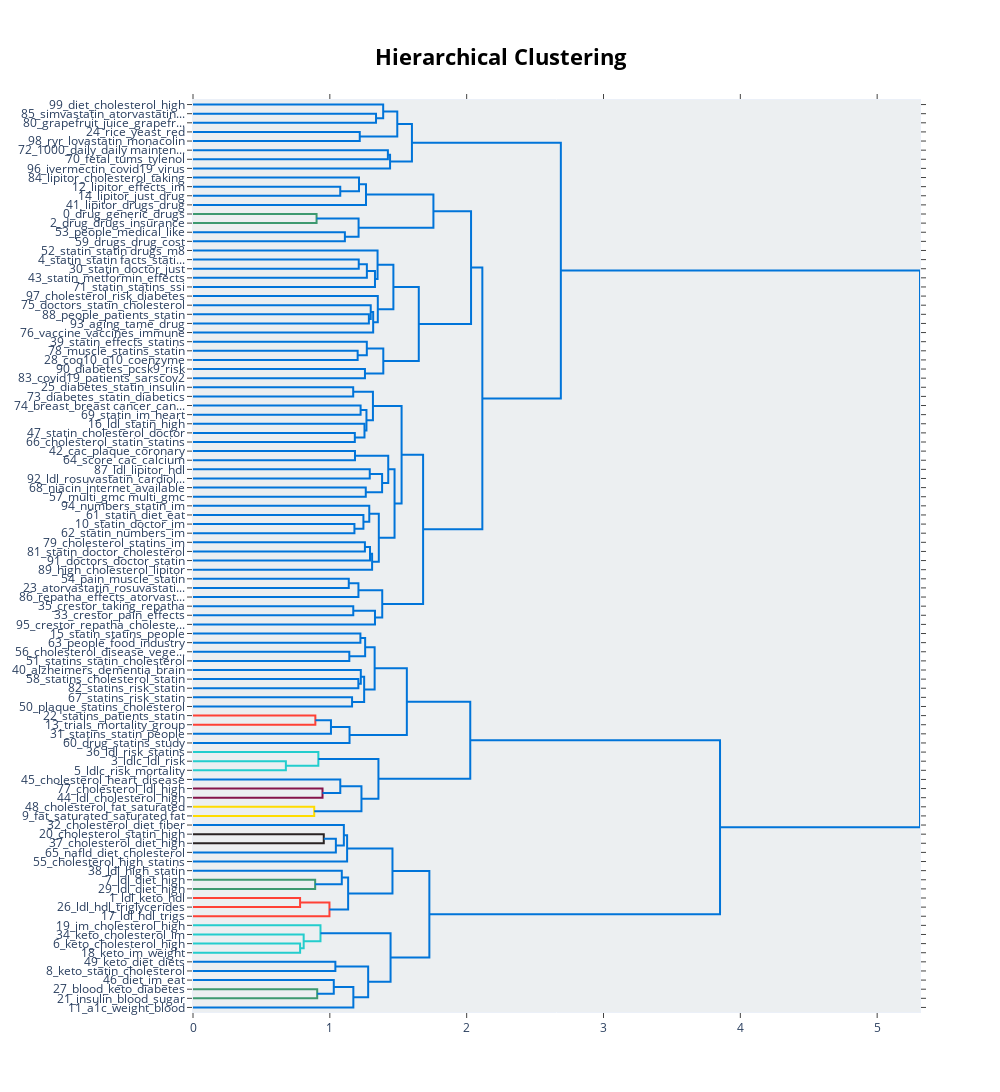

The notebook cell this image was saved under:
### Code cell
bk_means_topic_model.visualize_hierarchy()

### Figure 1 — Plotly figure (JSON) as saved in the notebook; plotly's stock layout.template omitted (floating-point values rounded to 4 significant figures)
{"data": [{"hoverinfo": "text", "marker": {"color": "rgb(0,116,217)"}, "mode": "lines", "type": "scatter", "x": [0, 1.338, 1.338, 0], "xaxis": "x", "y": [-15, -15, -25, -25], "yaxis": "y"}, {"hoverinfo": "text", "marker": {"color": "rgb(0,116,217)"}, "mode": "lines", "type": "scatter", "x": [0, 1.39, 1.39, 1.338], "xaxis": "x", "y": [-5, -5, -20, -20], "yaxis": "y"}, {"hoverinfo": "text", "marker": {"color": "rgb(0,116,217)"}, "mode": "lines", "type": "scatter", "x": [0, 1.219, 1.219, 0], "xaxis": "x", "y": [-35, -35, -45, -45], "yaxis": "y"}, {"hoverinfo": "text", "marker": {"color": "rgb(0,116,217)"}, "mode": "lines", "type": "scatter", "x": [1.39, 1.493, 1.493, 1.219], "xaxis": "x", "y": [-12.5, -12.5, -40, -40], "yaxis": "y"}, {"hoverinfo": "text", "marker": {"color": "rgb(0,116,217)"}, "mode": "lines", "type": "scatter", "x": [0, 1.424, 1.424, 0], "xaxis": "x", "y": [-55, -55, -65, -65], "yaxis": "y"}, {"hoverinfo": "text", "marker": {"color": "rgb(0,116,217)"}, "mode": "lines", "type": "scatter", "x": [1.424, 1.44, 1.44, 0], "xaxis": "x", "y": [-60, -60, -75, -75], "yaxis": "y"}, {"hoverinfo": "text", "marker": {"color": "rgb(0,116,217)"}, "mode": "lines", "type": "scatter", "x": [1.493, 1.6, 1.6, 1.44], "xaxis": "x", "y": [-26.25, -26.25, -67.5, -67.5], "yaxis": "y"}, {"hoverinfo": "text", "marker": {"color": "rgb(0,116,217)"}, "mode": "lines", "type": "scatter", "x": [0, 1.076, 1.076, 0], "xaxis": "x", "y": [-95, -95, -105, -105], "yaxis": "y"}, {"hoverinfo": "text", "marker": {"color": "rgb(0,116,217)"}, "mode": "lines", "type": "scatter", "x": [0, 1.213, 1.213, 1.076], "xaxis": "x", "y": [-85, -85, -100, -100], "yaxis": "y"}, {"hoverinfo": "text", "marker": {"color": "rgb(0,116,217)"}, "mode": "lines", "type": "scatter", "x": [1.213, 1.264, 1.264, 0], "xaxis": "x", "y": [-92.5, -92.5, -115, -115], "yaxis": "y"}, {"hoverinfo": "text", "marker": {"color": "rgb(61,153,112)"}, "mode": "lines", "type": "scatter", "x": [0, 0.9031, 0.9031, 0], "xaxis": "x", "y": [-125, -125, -135, -135], "yaxis": "y"}, {"hoverinfo": "text", "marker": {"color": "rgb(0,116,217)"}, "mode": "lines", "type": "scatter", "x": [0, 1.11, 1.11, 0], "xaxis": "x", "y": [-145, -145, -155, -155], "yaxis": "y"}, {"hoverinfo": "text", "marker": {"color": "rgb(0,116,217)"}, "mode": "lines", "type": "scatter", "x": [0.9031, 1.21, 1.21, 1.11], "xaxis": "x", "y": [-130, -130, -150, -150], "yaxis": "y"}, {"hoverinfo": "text", "marker": {"color": "rgb(0,116,217)"}, "mode": "lines", "type": "scatter", "x": [1.264, 1.757, 1.757, 1.21], "xaxis": "x", "y": [-103.8, -103.8, -140, -140], "yaxis": "y"}, {"hoverinfo": "text", "marker": {"color": "rgb(0,116,217)"}, "mode": "lines", "type": "scatter", "x": [0, 1.211, 1.211, 0], "xaxis": "x", "y": [-175, -175, -185, -185], "yaxis": "y"}, {"hoverinfo": "text", "marker": {"color": "rgb(0,116,217)"}, "mode": "lines", "type": "scatter", "x": [1.211, 1.271, 1.271, 0], "xaxis": "x", "y": [-180, -180, -195, -195], "yaxis": "y"}, {"hoverinfo": "text", "marker": {"color": "rgb(0,116,217)"}, "mode": "lines", "type": "scatter", "x": [1.271, 1.33, 1.33, 0], "xaxis": "x", "y": [-187.5, -187.5, -205, -205], "yaxis": "y"}, {"hoverinfo": "text", "marker": {"color": "rgb(0,116,217)"}, "mode": "lines", "type": "scatter", "x": [0, 1.349, 1.349, 1.33], "xaxis": "x", "y": [-165, -165, -196.2, -196.2], "yaxis": "y"}, {"hoverinfo": "text", "marker": {"color": "rgb(0,116,217)"}, "mode": "lines", "type": "scatter", "x": [0, 1.285, 1.285, 0], "xaxis": "x", "y": [-235, -235, -245, -245], "yaxis": "y"}, {"hoverinfo": "text", "marker": {"color": "rgb(0,116,217)"}, "mode": "lines", "type": "scatter", "x": [0, 1.299, 1.299, 1.285], "xaxis": "x", "y": [-225, -225, -240, -240], "yaxis": "y"}, {"hoverinfo": "text", "marker": {"color": "rgb(0,116,217)"}, "mode": "lines", "type": "scatter", "x": [1.299, 1.317, 1.317, 0], "xaxis": "x", "y": [-232.5, -232.5, -255, -255], "yaxis": "y"}, {"hoverinfo": "text", "marker": {"color": "rgb(0,116,217)"}, "mode": "lines", "type": "scatter", "x": [0, 1.351, 1.351, 1.317], "xaxis": "x", "y": [-215, -215, -243.8, -243.8], "yaxis": "y"}, {"hoverinfo": "text", "marker": {"color": "rgb(0,116,217)"}, "mode": "lines", "type": "scatter", "x": [1.349, 1.464, 1.464, 1.351], "xaxis": "x", "y": [-180.6, -180.6, -229.4, -229.4], "yaxis": "y"}, {"hoverinfo": "text", "marker": {"color": "rgb(0,116,217)"}, "mode": "lines", "type": "scatter", "x": [0, 1.203, 1.203, 0], "xaxis": "x", "y": [-275, -275, -285, -285], "yaxis": "y"}, {"hoverinfo": "text", "marker": {"color": "rgb(0,116,217)"}, "mode": "lines", "type": "scatter", "x": [0, 1.27, 1.27, 1.203], "xaxis": "x", "y": [-265, -265, -280, -280], "yaxis": "y"}, {"hoverinfo": "text", "marker": {"color": "rgb(0,116,217)"}, "mode": "lines", "type": "scatter", "x": [0, 1.257, 1.257, 0], "xaxis": "x", "y": [-295, -295, -305, -305], "yaxis": "y"}, {"hoverinfo": "text", "marker": {"color": "rgb(0,116,217)"}, "mode": "lines", "type": "scatter", "x": [1.27, 1.391, 1.391, 1.257], "xaxis": "x", "y": [-272.5, -272.5, -300, -300], "yaxis": "y"}, {"hoverinfo": "text", "marker": {"color": "rgb(0,116,217)"}, "mode": "lines", "type": "scatter", "x": [1.464, 1.65, 1.65, 1.391], "xaxis": "x", "y": [-205, -205, -286.2, -286.2], "yaxis": "y"}, {"hoverinfo": "text", "marker": {"color": "rgb(0,116,217)"}, "mode": "lines", "type": "scatter", "x": [1.757, 2.032, 2.032, 1.65], "xaxis": "x", "y": [-121.9, -121.9, -245.6, -245.6], "yaxis": "y"}, {"hoverinfo": "text", "marker": {"color": "rgb(0,116,217)"}, "mode": "lines", "type": "scatter", "x": [0, 1.171, 1.171, 0], "xaxis": "x", "y": [-315, -315, -325, -325], "yaxis": "y"}, {"hoverinfo": "text", "marker": {"color": "rgb(0,116,217)"}, "mode": "lines", "type": "scatter", "x": [0, 1.225, 1.225, 0], "xaxis": "x", "y": [-335, -335, -345, -345], "yaxis": "y"}, {"hoverinfo": "text", "marker": {"color": "rgb(0,116,217)"}, "mode": "lines", "type": "scatter", "x": [0, 1.183, 1.183, 0], "xaxis": "x", "y": [-365, -365, -375, -375], "yaxis": "y"}, {"hoverinfo": "text", "marker": {"color": "rgb(0,116,217)"}, "mode": "lines", "type": "scatter", "x": [0, 1.253, 1.253, 1.183], "xaxis": "x", "y": [-355, -355, -370, -370], "yaxis": "y"}, {"hoverinfo": "text", "marker": {"color": "rgb(0,116,217)"}, "mode": "lines", "type": "scatter", "x": [1.225, 1.268, 1.268, 1.253], "xaxis": "x", "y": [-340, -340, -362.5, -362.5], "yaxis": "y"}, {"hoverinfo": "text", "marker": {"color": "rgb(0,116,217)"}, "mode": "lines", "type": "scatter", "x": [1.171, 1.315, 1.315, 1.268], "xaxis": "x", "y": [-320, -320, -351.2, -351.2], "yaxis": "y"}, {"hoverinfo": "text", "marker": {"color": "rgb(0,116,217)"}, "mode": "lines", "type": "scatter", "x": [0, 1.184, 1.184, 0], "xaxis": "x", "y": [-385, -385, -395, -395], "yaxis": "y"}, {"hoverinfo": "text", "marker": {"color": "rgb(0,116,217)"}, "mode": "lines", "type": "scatter", "x": [0, 1.292, 1.292, 0], "xaxis": "x", "y": [-405, -405, -415, -415], "yaxis": "y"}, {"hoverinfo": "text", "marker": {"color": "rgb(0,116,217)"}, "mode": "lines", "type": "scatter", "x": [0, 1.263, 1.263, 0], "xaxis": "x", "y": [-425, -425, -435, -435], "yaxis": "y"}, {"hoverinfo": "text", "marker": {"color": "rgb(0,116,217)"}, "mode": "lines", "type": "scatter", "x": [1.292, 1.382, 1.382, 1.263], "xaxis": "x", "y": [-410, -410, -430, -430], "yaxis": "y"}, {"hoverinfo": "text", "marker": {"color": "rgb(0,116,217)"}, "mode": "lines", "type": "scatter", "x": [1.184, 1.427, 1.427, 1.382], "xaxis": "x", "y": [-390, -390, -420, -420], "yaxis": "y"}, {"hoverinfo": "text", "marker": {"color": "rgb(0,116,217)"}, "mode": "lines", "type": "scatter", "x": [0, 1.18, 1.18, 0], "xaxis": "x", "y": [-465, -465, -475, -475], "yaxis": "y"}, {"hoverinfo": "text", "marker": {"color": "rgb(0,116,217)"}, "mode": "lines", "type": "scatter", "x": [0, 1.245, 1.245, 1.18], "xaxis": "x", "y": [-455, -455, -470, -470], "yaxis": "y"}, {"hoverinfo": "text", "marker": {"color": "rgb(0,116,217)"}, "mode": "lines", "type": "scatter", "x": [0, 1.288, 1.288, 1.245], "xaxis": "x", "y": [-445, -445, -462.5, -462.5], "yaxis": "y"}, {"hoverinfo": "text", "marker": {"color": "rgb(0,116,217)"}, "mode": "lines", "type": "scatter", "x": [0, 1.256, 1.256, 0], "xaxis": "x", "y": [-485, -485, -495, -495], "yaxis": "y"}, {"hoverinfo": "text", "marker": {"color": "rgb(0,116,217)"}, "mode": "lines", "type": "scatter", "x": [1.256, 1.294, 1.294, 0], "xaxis": "x", "y": [-490, -490, -505, -505], "yaxis": "y"}, {"hoverinfo": "text", "marker": {"color": "rgb(0,116,217)"}, "mode": "lines", "type": "scatter", "x": [1.294, 1.309, 1.309, 0], "xaxis": "x", "y": [-497.5, -497.5, -515, -515], "yaxis": "y"}, {"hoverinfo": "text", "marker": {"color": "rgb(0,116,217)"}, "mode": "lines", "type": "scatter", "x": [1.288, 1.358, 1.358, 1.309], "xaxis": "x", "y": [-453.8, -453.8, -506.2, -506.2], "yaxis": "y"}, {"hoverinfo": "text", "marker": {"color": "rgb(0,116,217)"}, "mode": "lines", "type": "scatter", "x": [1.427, 1.473, 1.473, 1.358], "xaxis": "x", "y": [-405, -405, -480, -480], "yaxis": "y"}, {"hoverinfo": "text", "marker": {"color": "rgb(0,116,217)"}, "mode": "lines", "type": "scatter", "x": [1.315, 1.524, 1.524, 1.473], "xaxis": "x", "y": [-335.6, -335.6, -442.5, -442.5], "yaxis": "y"}, {"hoverinfo": "text", "marker": {"color": "rgb(0,116,217)"}, "mode": "lines", "type": "scatter", "x": [0, 1.138, 1.138, 0], "xaxis": "x", "y": [-525, -525, -535, -535], "yaxis": "y"}, {"hoverinfo": "text", "marker": {"color": "rgb(0,116,217)"}, "mode": "lines", "type": "scatter", "x": [1.138, 1.209, 1.209, 0], "xaxis": "x", "y": [-530, -530, -545, -545], "yaxis": "y"}, {"hoverinfo": "text", "marker": {"color": "rgb(0,116,217)"}, "mode": "lines", "type": "scatter", "x": [0, 1.171, 1.171, 0], "xaxis": "x", "y": [-555, -555, -565, -565], "yaxis": "y"}, {"hoverinfo": "text", "marker": {"color": "rgb(0,116,217)"}, "mode": "lines", "type": "scatter", "x": [1.171, 1.33, 1.33, 0], "xaxis": "x", "y": [-560, -560, -575, -575], "yaxis": "y"}, {"hoverinfo": "text", "marker": {"color": "rgb(0,116,217)"}, "mode": "lines", "type": "scatter", "x": [1.209, 1.383, 1.383, 1.33], "xaxis": "x", "y": [-537.5, -537.5, -567.5, -567.5], "yaxis": "y"}, {"hoverinfo": "text", "marker": {"color": "rgb(0,116,217)"}, "mode": "lines", "type": "scatter", "x": [1.524, 1.682, 1.682, 1.383], "xaxis": "x", "y": [-389.1, -389.1, -552.5, -552.5], "yaxis": "y"}, {"hoverinfo": "text", "marker": {"color": "rgb(0,116,217)"}, "mode": "lines", "type": "scatter", "x": [2.032, 2.115, 2.115, 1.682], "xaxis": "x", "y": [-183.8, -183.8, -470.8, -470.8], "yaxis": "y"}, {"hoverinfo": "text", "marker": {"color": "rgb(0,116,217)"}, "mode": "lines", "type": "scatter", "x": [1.6, 2.688, 2.688, 2.115], "xaxis": "x", "y": [-46.88, -46.88, -327.3, -327.3], "yaxis": "y"}, {"hoverinfo": "text", "marker": {"color": "rgb(0,116,217)"}, "mode": "lines", "type": "scatter", "x": [0, 1.223, 1.223, 0], "xaxis": "x", "y": [-585, -585, -595, -595], "yaxis": "y"}, {"hoverinfo": "text", "marker": {"color": "rgb(0,116,217)"}, "mode": "lines", "type": "scatter", "x": [0, 1.142, 1.142, 0], "xaxis": "x", "y": [-605, -605, -615, -615], "yaxis": "y"}, {"hoverinfo": "text", "marker": {"color": "rgb(0,116,217)"}, "mode": "lines", "type": "scatter", "x": [1.223, 1.258, 1.258, 1.142], "xaxis": "x", "y": [-590, -590, -610, -610], "yaxis": "y"}, {"hoverinfo": "text", "marker": {"color": "rgb(0,116,217)"}, "mode": "lines", "type": "scatter", "x": [0, 1.209, 1.209, 0], "xaxis": "x", "y": [-635, -635, -645, -645], "yaxis": "y"}, {"hoverinfo": "text", "marker": {"color": "rgb(0,116,217)"}, "mode": "lines", "type": "scatter", "x": [0, 1.226, 1.226, 1.209], "xaxis": "x", "y": [-625, -625, -640, -640], "yaxis": "y"}, {"hoverinfo": "text", "marker": {"color": "rgb(0,116,217)"}, "mode": "lines", "type": "scatter", "x": [0, 1.162, 1.162, 0], "xaxis": "x", "y": [-655, -655, -665, -665], "yaxis": "y"}, {"hoverinfo": "text", "marker": {"color": "rgb(0,116,217)"}, "mode": "lines", "type": "scatter", "x": [1.226, 1.251, 1.251, 1.162], "xaxis": "x", "y": [-632.5, -632.5, -660, -660], "yaxis": "y"}, {"hoverinfo": "text", "marker": {"color": "rgb(0,116,217)"}, "mode": "lines", "type": "scatter", "x": [1.258, 1.327, 1.327, 1.251], "xaxis": "x", "y": [-600, -600, -646.2, -646.2], "yaxis": "y"}, {"hoverinfo": "text", "marker": {"color": "rgb(255,65,54)"}, "mode": "lines", "type": "scatter", "x": [0, 0.8942, 0.8942, 0], "xaxis": "x", "y": [-675, -675, -685, -685], "yaxis": "y"}, {"hoverinfo": "text", "marker": {"color": "rgb(0,116,217)"}, "mode": "lines", "type": "scatter", "x": [0.8942, 1.008, 1.008, 0], "xaxis": "x", "y": [-680, -680, -695, -695], "yaxis": "y"}, {"hoverinfo": "text", "marker": {"color": "rgb(0,116,217)"}, "mode": "lines", "type": "scatter", "x": [1.008, 1.144, 1.144, 0], "xaxis": "x", "y": [-687.5, -687.5, -705, -705], "yaxis": "y"}, {"hoverinfo": "text", "marker": {"color": "rgb(0,116,217)"}, "mode": "lines", "type": "scatter", "x": [1.327, 1.563, 1.563, 1.144], "xaxis": "x", "y": [-623.1, -623.1, -696.2, -696.2], "yaxis": "y"}, {"hoverinfo": "text", "marker": {"color": "rgb(35,205,205)"}, "mode": "lines", "type": "scatter", "x": [0, 0.6787, 0.6787, 0], "xaxis": "x", "y": [-725, -725, -735, -735], "yaxis": "y"}, {"hoverinfo": "text", "marker": {"color": "rgb(35,205,205)"}, "mode": "lines", "type": "scatter", "x": [0, 0.916, 0.916, 0.6787], "xaxis": "x", "y": [-715, -715, -730, -730], "yaxis": "y"}, {"hoverinfo": "text", "marker": {"color": "rgb(133,20,75)"}, "mode": "lines", "type": "scatter", "x": [0, 0.9466, 0.9466, 0], "xaxis": "x", "y": [-755, -755, -765, -765], "yaxis": "y"}, {"hoverinfo": "text", "marker": {"color": "rgb(0,116,217)"}, "mode": "lines", "type": "scatter", "x": [0, 1.076, 1.076, 0.9466], "xaxis": "x", "y": [-745, -745, -760, -760], "yaxis": "y"}, {"hoverinfo": "text", "marker": {"color": "rgb(255,220,0)"}, "mode": "lines", "type": "scatter", "x": [0, 0.8859, 0.8859, 0], "xaxis": "x", "y": [-775, -775, -785, -785], "yaxis": "y"}, {"hoverinfo": "text", "marker": {"color": "rgb(0,116,217)"}, "mode": "lines", "type": "scatter", "x": [1.076, 1.231, 1.231, 0.8859], "xaxis": "x", "y": [-752.5, -752.5, -780, -780], "yaxis": "y"}, {"hoverinfo": "text", "marker": {"color": "rgb(0,116,217)"}, "mode": "lines", "type": "scatter", "x": [0.916, 1.355, 1.355, 1.231], "xaxis": "x", "y": [-722.5, -722.5, -766.2, -766.2], "yaxis": "y"}, {"hoverinfo": "text", "marker": {"color": "rgb(0,116,217)"}, "mode": "lines", "type": "scatter", "x": [1.563, 2.026, 2.026, 1.355], "xaxis": "x", "y": [-659.7, -659.7, -744.4, -744.4], "yaxis": "y"}, {"hoverinfo": "text", "marker": {"color": "rgb(40,35,35)"}, "mode": "lines", "type": "scatter", "x": [0, 0.9557, 0.9557, 0], "xaxis": "x", "y": [-805, -805, -815, -815], "yaxis": "y"}, {"hoverinfo": "text", "marker": {"color": "rgb(0,116,217)"}, "mode": "lines", "type": "scatter", "x": [0.9557, 1.044, 1.044, 0], "xaxis": "x", "y": [-810, -810, -825, -825], "yaxis": "y"}, {"hoverinfo": "text", "marker": {"color": "rgb(0,116,217)"}, "mode": "lines", "type": "scatter", "x": [0, 1.102, 1.102, 1.044], "xaxis": "x", "y": [-795, -795, -817.5, -817.5], "yaxis": "y"}, {"hoverinfo": "text", "marker": {"color": "rgb(0,116,217)"}, "mode": "lines", "type": "scatter", "x": [1.102, 1.126, 1.126, 0], "xaxis": "x", "y": [-806.2, -806.2, -835, -835], "yaxis": "y"}, {"hoverinfo": "text", "marker": {"color": "rgb(61,153,112)"}, "mode": "lines", "type": "scatter", "x": [0, 0.8928, 0.8928, 0], "xaxis": "x", "y": [-855, -855, -865, -865], "yaxis": "y"}, {"hoverinfo": "text", "marker": {"color": "rgb(0,116,217)"}, "mode": "lines", "type": "scatter", "x": [0, 1.087, 1.087, 0.8928], "xaxis": "x", "y": [-845, -845, -860, -860], "yaxis": "y"}, {"hoverinfo": "text", "marker": {"color": "rgb(255,65,54)"}, "mode": "lines", "type": "scatter", "x": [0, 0.7826, 0.7826, 0], "xaxis": "x", "y": [-875, -875, -885, -885], "yaxis": "y"}, {"hoverinfo": "text", "marker": {"color": "rgb(255,65,54)"}, "mode": "lines", "type": "scatter", "x": [0.7826, 0.9973, 0.9973, 0], "xaxis": "x", "y": [-880, -880, -895, -895], "yaxis": "y"}, {"hoverinfo": "text", "marker": {"color": "rgb(0,116,217)"}, "mode": "lines", "type": "scatter", "x": [1.087, 1.134, 1.134, 0.9973], "xaxis": "x", "y": [-852.5, -852.5, -887.5, -887.5], "yaxis": "y"}, {"hoverinfo": "text", "marker": {"color": "rgb(0,116,217)"}, "mode": "lines", "type": "scatter", "x": [1.126, 1.458, 1.458, 1.134], "xaxis": "x", "y": [-820.6, -820.6, -870, -870], "yaxis": "y"}, {"hoverinfo": "text", "marker": {"color": "rgb(35,205,205)"}, "mode": "lines", "type": "scatter", "x": [0, 0.7828, 0.7828, 0], "xaxis": "x", "y": [-925, -925, -935, -935], "yaxis": "y"}, {"hoverinfo": "text", "marker": {"color": "rgb(35,205,205)"}, "mode": "lines", "type": "scatter", "x": [0, 0.8088, 0.8088, 0.7828], "xaxis": "x", "y": [-915, -915, -930, -930], "yaxis": "y"}, {"hoverinfo": "text", "marker": {"color": "rgb(35,205,205)"}, "mode": "lines", "type": "scatter", "x": [0, 0.9316, 0.9316, 0.8088], "xaxis": "x", "y": [-905, -905, -922.5, -922.5], "yaxis": "y"}, {"hoverinfo": "text", "marker": {"color": "rgb(0,116,217)"}, "mode": "lines", "type": "scatter", "x": [0, 1.04, 1.04, 0], "xaxis": "x", "y": [-945, -945, -955, -955], "yaxis": "y"}, {"hoverinfo": "text", "marker": {"color": "rgb(61,153,112)"}, "mode": "lines", "type": "scatter", "x": [0, 0.9077, 0.9077, 0], "xaxis": "x", "y": [-975, -975, -985, -985], "yaxis": "y"}, {"hoverinfo": "text", "marker": {"color": "rgb(0,116,217)"}, "mode": "lines", "type": "scatter", "x": [0, 1.029, 1.029, 0.9077], "xaxis": "x", "y": [-965, -965, -980, -980], "yaxis": "y"}, {"hoverinfo": "text", "marker": {"color": "rgb(0,116,217)"}, "mode": "lines", "type": "scatter", "x": [1.029, 1.172, 1.172, 0], "xaxis": "x", "y": [-972.5, -972.5, -995, -995], "yaxis": "y"}, {"hoverinfo": "text", "marker": {"color": "rgb(0,116,217)"}, "mode": "lines", "type": "scatter", "x": [1.04, 1.28, 1.28, 1.172], "xaxis": "x", "y": [-950, -950, -983.8, -983.8], "yaxis": "y"}, {"hoverinfo": "text", "marker": {"color": "rgb(0,116,217)"}, "mode": "lines", "type": "scatter", "x": [0.9316, 1.444, 1.444, 1.28], "xaxis": "x", "y": [-913.8, -913.8, -966.9, -966.9], "yaxis": "y"}, {"hoverinfo": "text", "marker": {"color": "rgb(0,116,217)"}, "mode": "lines", "type": "scatter", "x": [1.458, 1.727, 1.727, 1.444], "xaxis": "x", "y": [-845.3, -845.3, -940.3, -940.3], "yaxis": "y"}, {"hoverinfo": "text", "marker": {"color": "rgb(0,116,217)"}, "mode": "lines", "type": "scatter", "x": [2.026, 3.852, 3.852, 1.727], "xaxis": "x", "y": [-702.0, -702.0, -892.8, -892.8], "yaxis": "y"}, {"hoverinfo": "text", "marker": {"color": "rgb(0,116,217)"}, "mode": "lines", "type": "scatter", "x": [2.688, 5.313, 5.313, 3.852], "xaxis": "x", "y": [-187.1, -187.1, -797.4, -797.4], "yaxis": "y"}], "layout": {"autosize": false, "height": 1700, "hoverlabel": {"bgcolor": "white", "font": {"family": "Rockwell", "size": 16}}, "hovermode": "closest", "plot_bgcolor": "#ECEFF1", "showlegend": false, "title": {"font": {"color": "Black", "size": 22}, "text": "<b>Hierarchical Clustering", "x": 0.5, "xanchor": "center", "yanchor": "top"}, "width": 1000, "xaxis": {"autorange": true, "mirror": "allticks", "range": [0, 5.313], "rangemode": "tozero", "showgrid": false, "showline": true, "showticklabels": true, "ticks": "outside", "type": "linear", "zeroline": false}, "yaxis": {"mirror": "allticks", "range": [-1000, 0], "rangemode": "tozero", "showgrid": false, "showline": true, "showticklabels": true, "tickmode": "array", "ticks": "outside", "ticktext": ["99_diet_cholesterol_high", "85_simvastatin_atorvastatin...", "80_grapefruit_juice_grapefr...", "24_rice_yeast_red", "98_ryr_lovastatin_monacolin", "72_1000_daily_daily mainten...", "70_fetal_tums_tylenol", "96_ivermectin_covid19_virus", "84_lipitor_cholesterol_taking", "12_lipitor_effects_im", "14_lipitor_just_drug", "41_lipitor_drugs_drug", "0_drug_generic_drugs", "2_drug_drugs_insurance", "53_people_medical_like", "59_drugs_drug_cost", "52_statin_statin drugs_m8", "4_statin_statin facts_stati...", "30_statin_doctor_just", "43_statin_metformin_effects", "71_statin_statins_ssi", "97_cholesterol_risk_diabetes", "75_doctors_statin_cholesterol", "88_people_patients_statin", "93_aging_tame_drug", "76_vaccine_vaccines_immune", "39_statin_effects_statins", "78_muscle_statins_statin", "28_coq10_q10_coenzyme", "90_diabetes_pcsk9_risk", "83_covid19_patients_sarscov2", "25_diabetes_statin_insulin", "73_diabetes_statin_diabetics", "74_breast_breast cancer_can...", "69_statin_im_heart", "16_ldl_statin_high", "47_statin_cholesterol_doctor", "66_cholesterol_statin_statins", "42_cac_plaque_coronary", "64_score_cac_calcium", "87_ldl_lipitor_hdl", "92_ldl_rosuvastatin_cardiol...", "68_niacin_internet_available", "57_multi_gmc multi_gmc", "94_numbers_statin_im", "61_statin_diet_eat", "10_statin_doctor_im", "62_statin_numbers_im", "79_cholesterol_statins_im", "81_statin_doctor_cholesterol", "91_doctors_doctor_statin", "89_high_cholesterol_lipitor", "54_pain_muscle_statin", "23_atorvastatin_rosuvastati...", "86_repatha_effects_atorvast...", "35_crestor_taking_repatha", "33_crestor_pain_effects", "95_crestor_repatha_choleste...", "15_statin_statins_people", "63_people_food_industry", "56_cholesterol_disease_vege...", "51_statins_statin_cholesterol", "40_alzheimers_dementia_brain", "58_statins_cholesterol_statin", "82_statins_risk_statin", "67_statins_risk_statin", "50_plaque_statins_cholesterol", "22_statins_patients_statin", "13_trials_mortality_group", "31_statins_statin_people", "60_drug_statins_study", "36_ldl_risk_statins", "3_ldlc_ldl_risk", "5_ldlc_risk_mortality", "45_cholesterol_heart_disease", "77_cholesterol_ldl_high", "44_ldl_cholesterol_high", "48_cholesterol_fat_saturated", "9_fat_saturated_saturated fat", "32_cholesterol_diet_fiber", "20_cholesterol_statin_high", "37_cholesterol_diet_high", "65_nafld_diet_cholesterol", "55_cholesterol_high_statins", "38_ldl_high_statin", "7_ldl_diet_high", "29_ldl_diet_high", "1_ldl_keto_hdl", "26_ldl_hdl_triglycerides", "17_ldl_hdl_trigs", "19_im_cholesterol_high", "34_keto_cholesterol_im", "6_keto_cholesterol_high", "18_keto_im_weight", "49_keto_diet_diets", "8_keto_statin_cholesterol", "46_diet_im_eat", "27_blood_keto_diabetes", "21_insulin_blood_sugar", "11_a1c_weight_blood"], "tickvals": [-5, -15, -25, -35, -45, -55, -65, -75, -85, -95, -105, -115, -125, -135, -145, -155, -165, -175, -185, -195, -205, -215, -225, -235, -245, -255, -265, -275, -285, -295, -305, -315, -325, -335, -345, -355, -365, -375, -385, -395, -405, -415, -425, -435, -445, -455, -465, -475, -485, -495, -505, -515, -525, -535, -545, -555, -565, -575, -585, -595, -605, -615, -625, -635, -645, -655, -665, -675, -685, -695, -705, -715, -725, -735, -745, -755, -765, -775, -785, -795, -805, -815, -825, -835, -845, -855, -865, -875, -885, -895, -905, -915, -925, -935, -945, -955, -965, -975, -985, -995], "type": "linear", "zeroline": false}}}
